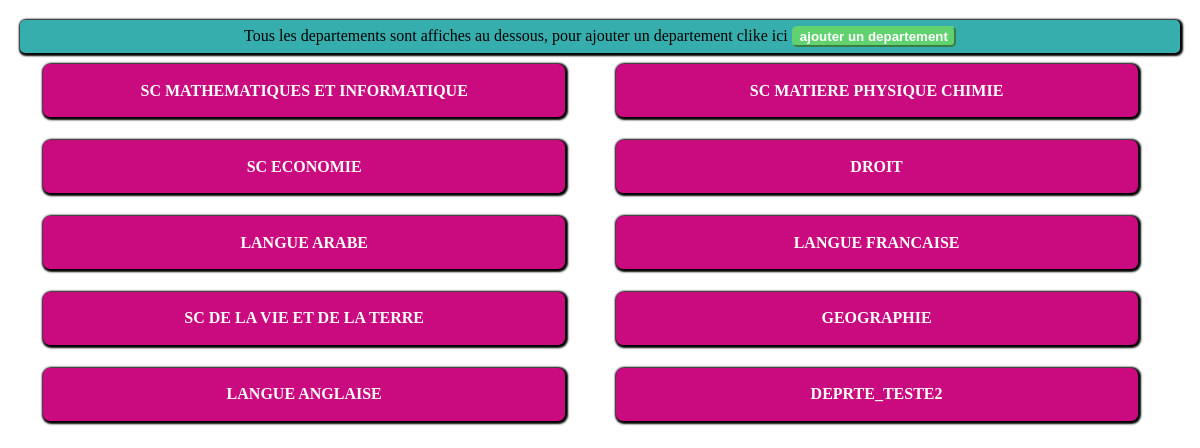
Page /app_admin/gerer_sys.php (signed in) on the committed database.
### tables this page shows
CREATE TABLE IF NOT EXISTS `departement` (
  `id_d` int(11) NOT NULL AUTO_INCREMENT,
  `nom_d` varchar(50) NOT NULL,
  `cin_chef` varchar(20) DEFAULT NULL,
  PRIMARY KEY (`id_d`),
  KEY `fk_dep_prof` (`cin_chef`)
);

### app_admin/modele/verify_connexion.php (called while the page is built, shortened)
<?php
function verify_connexion($table, $tabAssoc) {
    global $bdd;
    $req = 'select *from ' . $table . ' where ';
    $i = 1;
    foreach ($tabAssoc as $cle => $val) {
        if (is_string($val))
            $req.=$cle . '=\'' . $val . '\' ';
        else
            $req.=$cle . '=' . $val . ' ';
        if (($i++) < count($tabAssoc))
            $req.=' and ';
    }
    $result = $bdd->query($req);
    return TRUE;
}

### app_admin/modele/classes/Departement.class.php (called while the page is built, shortened)
<?php
class Departement {
    public static function tousDepartements() {
        global $bdd;
        $result = $bdd->query('select id_d,nom_d,cin_chef from departement');
        $depts = $result->fetchAll();
        return $depts;
    }
}

### app_admin/gerer_sys.php (the view, shortened to what this page needs)
<?php
include_once './modele/connect_bdd.php';
?>
<!DOCTYPE html>
<html>
    <head>
        <link rel="stylesheet" href="files/styles/gerer_sys_style.css"/>
    </head>
    <body>
        <?php
        if (isset($_SESSION['ps']) and isset($_SESSION['mp']) and isset($_SESSION['nom']) and isset($_SESSION['pnom']) and isset($_SESSION['fct'])) {
            $cin = $_SESSION['ps'];
            $nom = $_SESSION['nom'];
            $pnom = $_SESSION['pnom'];
            $fct = $_SESSION['fct'];
            include_once ('./modele/verify_connexion.php');
            if (verify_connexion('administrateur', array('cin_ad' => $cin, 'nom_ad' => $nom, 'prenom_ad' => $pnom, 'fonction_ad' => $fct))) {
                include_once './modele/classes/Departement.class.php';
                if (isset($_POST['ajt_dep'])) {
                    if (isset($_POST['nm_dep']) and strlen($_POST['nm_dep']) > 0) {
                        $nom_dep = htmlspecialchars($_POST['nm_dep']);
                        $dep_ajt = new Departement();
                        $dep_ajt->remplir_departement(NULL, $nom_dep, NULL);
                        if ($dep_ajt->stocker()) {
                            echo '<script>alert("departement a bien ajoute");location="gerer_sys.php";</script>';
                        } else {
                            echo '<script>alert("Erreur: departement non ajoute !!");location="gerer_sys.php";</script>';
                        }
                    } else {
                        echo '<p>vous etes pas entree un nom pour ce departement</p>';
                        echo '<script>alert("Erreur: nom non valide");</script>';
                    }
                } else {
                    $depts = Departement::tousDepartements();
                    ?>
                    <div class="p_up">
                        <center>
                            Tous les departements sont affiches au dessous, pour ajouter un departement clike ici
                            <input type="button" name="ajout_dep" id="ajout_dept" value="ajouter un departement"/>
                        </center>
                    </div>
                    <?php
                    if (empty($depts)) {
                        echo '<script>alert("aucun departement trouve");</script>
                    <p>aucun departement trouve</p>';
                    } else {
                        foreach ($depts as $dep) {
                            ?>
                            <a class="dept" href="gerer_sys/page_dept.php?id=<?php echo $dep['id_d']; ?>"><?php echo $dep['nom_d']; ?></a>
                            <?php
                        }
                    }
                    ?>
                    <?php
                }
            } else {
                include_once './modele/deconnect_admin.php';
                header("Location: ./accueil_admin.php");
            }
        } else {
            include_once './modele/deconnect_admin.php';
            header("Location: ./accueil_admin.php");
        }
        ?>
    </body>
</html>

### app_admin/files/styles/gerer_sys_style.css (style rules this page uses)
body { padding: 1%; background-color: white; }
.p_up { margin-bottom:1%; padding: 0.5%; border-radius: 5px; -webkit-border-radius: 5px; box-shadow: 1px 1px 2px 2px black; -webkit-box-shadow: 1px 1px 2px 2px black; background-color: #37aeae; }
.p_up input { display: inline-block; background-color: #62d271; color: white; font-weight: bold; border-radius: 5px; -webkit-border-radius: 5px; border: 2px #62d271 outset; cursor: pointer; }
.dept { display: inline-block; width:45%; height:10%; margin-right: 2%; margin-left: 2%; margin-bottom: 2%; padding-bottom: 1.5%; padding-top: 1.5%; border:none; box-shadow: 1px 1px 2px 2px black; -webkit-box-shadow: 1px 1px 2px 2px black; border-radius: 7px; -webkit-border-radius: 7px; text-align: center; font-weight: bold; background-color: #ca0a7f; color: white; text-decoration: none; font-family: "arial black"; }

### rows in the picture
departement: nom_d "SC MATHEMATIQUES ET INFORMATIQUE"
departement: nom_d "SC MATIERE PHYSIQUE CHIMIE"
departement: nom_d "SC ECONOMIE"
departement: nom_d "DROIT"
departement: nom_d "LANGUE ARABE"
departement: nom_d "LANGUE FRANCAISE"
departement: nom_d "SC DE LA VIE ET DE LA TERRE"
departement: nom_d "GEOGRAPHIE"
departement: nom_d "LANGUE ANGLAISE"
departement: nom_d "DEPRTE_TESTE2"
